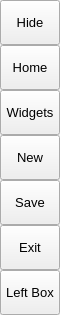
        <widget class="QFrame" name="leftMenuBg">
         <property name="minimumSize">
          <size>
           <width>60</width>
           <height>0</height>
          </size>
         </property>
         <property name="maximumSize">
          <size>
           <width>60</width>
           <height>16777215</height>
          </size>
         </property>
         <property name="frameShape">
          <enum>QFrame::Shape::NoFrame</enum>
         </property>
         <property name="frameShadow">
          <enum>QFrame::Shadow::Raised</enum>
         </property>
         <layout class="QVBoxLayout" name="verticalLayout_3">
          <property name="spacing">
           <number>0</number>
          </property>
          <property name="leftMargin">
           <number>0</number>
          </property>
          <property name="topMargin">
           <number>0</number>
          </property>
          <property name="rightMargin">
           <number>0</number>
          </property>
          <property name="bottomMargin">
           <number>0</number>
          </property>
          <item>
           <widget class="QFrame" name="leftMenuFrame">
            <property name="frameShape">
             <enum>QFrame::Shape::NoFrame</enum>
            </property>
            <property name="frameShadow">
             <enum>QFrame::Shadow::Raised</enum>
            </property>
            <layout class="QVBoxLayout" name="verticalMenuLayout">
             <property name="spacing">
              <number>0</number>
             </property>
             <property name="leftMargin">
              <number>0</number>
             </property>
             <property name="topMargin">
              <number>0</number>
             </property>
             <property name="rightMargin">
              <number>0</number>
             </property>
             <property name="bottomMargin">
              <number>0</number>
             </property>
             <item>
              <widget class="QFrame" name="toggleBox">
               <property name="maximumSize">
                <size>
                 <width>16777215</width>
                 <height>45</height>
                </size>
               </property>
               <property name="frameShape">
                <enum>QFrame::Shape::NoFrame</enum>
               </property>
               <property name="frameShadow">
                <enum>QFrame::Shadow::Raised</enum>
               </property>
               <layout class="QVBoxLayout" name="verticalLayout_4">
                <property name="spacing">
                 <number>0</number>
                </property>
                <property name="leftMargin">
                 <number>0</number>
                </property>
                <property name="topMargin">
                 <number>0</number>
                </property>
                <property name="rightMargin">
                 <number>0</number>
                </property>
                <property name="bottomMargin">
                 <number>0</number>
                </property>
                <item>
                 <widget class="QPushButton" name="toggleButton">
                  <property name="sizePolicy">
                   <sizepolicy hsizetype="Expanding" vsizetype="Fixed">
                    <horstretch>0</horstretch>
                    <verstretch>0</verstretch>
                   </sizepolicy>
                  </property>
                  <property name="minimumSize">
                   <size>
                    <width>0</width>
                    <height>45</height>
                   </size>
                  </property>
                  <property name="font">
                   <font>
                    <family>Segoe UI</family>
                    <pointsize>10</pointsize>
                    <italic>false</italic>
                    <bold>false</bold>
                   </font>
                  </property>
                  <property name="cursor">
                   <cursorShape>PointingHandCursor</cursorShape>
                  </property>
                  <property name="layoutDirection">
                   <enum>Qt::LayoutDirection::LeftToRight</enum>
                  </property>
                  <property name="styleSheet">
                   <string notr="true">background-image: url(:/icons/images/icons/icon_menu.png);</string>
                  </property>
                  <property name="text">
                   <string>Hide</string>
                  </property>
                 </widget>
                </item>
               </layout>
              </widget>
             </item>
             <item alignment="Qt::AlignmentFlag::AlignTop">
              <widget class="QFrame" name="topMenu">
               <property name="frameShape">
                <enum>QFrame::Shape::NoFrame</enum>
               </property>
               <property name="frameShadow">
                <enum>QFrame::Shadow::Raised</enum>
               </property>
               <layout class="QVBoxLayout" name="verticalLayout_8">
                <property name="spacing">
                 <number>0</number>
                </property>
                <property name="leftMargin">
                 <number>0</number>
                </property>
                <property name="topMargin">
                 <number>0</number>
                </property>
                <property name="rightMargin">
                 <number>0</number>
                </property>
                <property name="bottomMargin">
                 <number>0</number>
                </property>
                <item>
                 <widget class="QPushButton" name="btn_home">
                  <property name="sizePolicy">
                   <sizepolicy hsizetype="Expanding" vsizetype="Fixed">
                    <horstretch>0</horstretch>
                    <verstretch>0</verstretch>
                   </sizepolicy>
                  </property>
                  <property name="minimumSize">
                   <size>
                    <width>0</width>
                    <height>45</height>
                   </size>
                  </property>
                  <property name="font">
                   <font>
                    <family>Segoe UI</family>
                    <pointsize>10</pointsize>
                    <italic>false</italic>
                    <bold>false</bold>
                   </font>
                  </property>
                  <property name="cursor">
                   <cursorShape>PointingHandCursor</cursorShape>
                  </property>
                  <property name="layoutDirection">
                   <enum>Qt::LayoutDirection::LeftToRight</enum>
                  </property>
                  <property name="styleSheet">
                   <string notr="true">background-image: url(:/icons/images/icons/cil-home.png);</string>
                  </property>
                  <property name="text">
                   <string>Home</string>
                  </property>
                 </widget>
                </item>
                <item>
                 <widget class="QPushButton" name="btn_widgets">
                  <property name="sizePolicy">
                   <sizepolicy hsizetype="Expanding" vsizetype="Fixed">
                    <horstretch>0</horstretch>
                    <verstretch>0</verstretch>
                   </sizepolicy>
                  </property>
                  <property name="minimumSize">
                   <size>
                    <width>0</width>
                    <height>45</height>
                   </size>
                  </property>
                  <property name="font">
                   <font>
                    <family>Segoe UI</family>
                    <pointsize>10</pointsize>
                    <italic>false</italic>
                    <bold>false</bold>
                   </font>
                  </property>
                  <property name="cursor">
                   <cursorShape>PointingHandCursor</cursorShape>
                  </property>
                  <property name="layoutDirection">
                   <enum>Qt::LayoutDirection::LeftToRight</enum>
                  </property>
                  <property name="styleSheet">
                   <string notr="true">background-image: url(:/icons/images/icons/cil-gamepad.png);</string>
                  </property>
                  <property name="text">
                   <string>Widgets</string>
                  </property>
                 </widget>
                </item>
                <item>
                 <widget class="QPushButton" name="btn_new">
                  <property name="sizePolicy">
                   <sizepolicy hsizetype="Expanding" vsizetype="Fixed">
                    <horstretch>0</horstretch>
                    <verstretch>0</verstretch>
                   </sizepolicy>
                  </property>
                  <property name="minimumSize">
                   <size>
                    <width>0</width>
                    <height>45</height>
                   </size>
                  </property>
                  <property name="font">
                   <font>
                    <family>Segoe UI</family>
                    <pointsize>10</pointsize>
                    <italic>false</italic>
                    <bold>false</bold>
                   </font>
                  </property>
                  <property name="cursor">
                   <cursorShape>PointingHandCursor</cursorShape>
                  </property>
                  <property name="layoutDirection">
                   <enum>Qt::LayoutDirection::LeftToRight</enum>
                  </property>
                  <property name="styleSheet">
                   <string notr="true">background-image: url(:/icons/images/icons/cil-file.png);</string>
                  </property>
                  <property name="text">
                   <string>New</string>
                  </property>
                 </widget>
                </item>
                <item>
                 <widget class="QPushButton" name="btn_save">
                  <property name="sizePolicy">
                   <sizepolicy hsizetype="Expanding" vsizetype="Fixed">
                    <horstretch>0</horstretch>
                    <verstretch>0</verstretch>
                   </sizepolicy>
                  </property>
                  <property name="minimumSize">
                   <size>
                    <width>0</width>
                    <height>45</height>
                   </size>
                  </property>
                  <property name="font">
                   <font>
                    <family>Segoe UI</family>
                    <pointsize>10</pointsize>
                    <italic>false</italic>
                    <bold>false</bold>
                   </font>
                  </property>
                  <property name="cursor">
                   <cursorShape>PointingHandCursor</cursorShape>
                  </property>
                  <property name="layoutDirection">
                   <enum>Qt::LayoutDirection::LeftToRight</enum>
                  </property>
                  <property name="styleSheet">
                   <string notr="true">background-image: url(:/icons/images/icons/cil-save.png)</string>
                  </property>
                  <property name="text">
                   <string>Save</string>
                  </property>
                 </widget>
                </item>
                <item>
                 <widget class="QPushButton" name="btn_exit">
                  <property name="sizePolicy">
                   <sizepolicy hsizetype="Expanding" vsizetype="Fixed">
                    <horstretch>0</horstretch>
                    <verstretch>0</verstretch>
                   </sizepolicy>
                  </property>
                  <property name="minimumSize">
                   <size>
                    <width>0</width>
                    <height>45</height>
                   </size>
                  </property>
                  <property name="font">
                   <font>
                    <family>Segoe UI</family>
                    <pointsize>10</pointsize>
                    <italic>false</italic>
                    <bold>false</bold>
                   </font>
                  </property>
                  <property name="cursor">
                   <cursorShape>PointingHandCursor</cursorShape>
                  </property>
                  <property name="layoutDirection">
                   <enum>Qt::LayoutDirection::LeftToRight</enum>
                  </property>
                  <property name="styleSheet">
                   <string notr="true">background-image: url(:/icons/images/icons/cil-x.png);</string>
                  </property>
                  <property name="text">
                   <string>Exit</string>
                  </property>
                 </widget>
                </item>
               </layout>
              </widget>
             </item>
             <item alignment="Qt::AlignmentFlag::AlignBottom">
              <widget class="QFrame" name="bottomMenu">
               <property name="frameShape">
                <enum>QFrame::Shape::NoFrame</enum>
               </property>
               <property name="frameShadow">
                <enum>QFrame::Shadow::Raised</enum>
               </property>
               <layout class="QVBoxLayout" name="verticalLayout_9">
                <property name="spacing">
                 <number>0</number>
                </property>
                <property name="leftMargin">
                 <number>0</number>
                </property>
                <property name="topMargin">
                 <number>0</number>
                </property>
                <property name="rightMargin">
                 <number>0</number>
                </property>
                <property name="bottomMargin">
                 <number>0</number>
                </property>
                <item>
                 <widget class="QPushButton" name="toggleLeftBox">
                  <property name="sizePolicy">
                   <sizepolicy hsizetype="Expanding" vsizetype="Fixed">
                    <horstretch>0</horstretch>
                    <verstretch>0</verstretch>
                   </sizepolicy>
                  </property>
                  <property name="minimumSize">
                   <size>
                    <width>0</width>
                    <height>45</height>
                   </size>
                  </property>
                  <property name="font">
                   <font>
                    <family>Segoe UI</family>
                    <pointsize>10</pointsize>
                    <italic>false</italic>
                    <bold>false</bold>
                   </font>
                  </property>
                  <property name="cursor">
                   <cursorShape>PointingHandCursor</cursorShape>
                  </property>
                  <property name="layoutDirection">
                   <enum>Qt::LayoutDirection::LeftToRight</enum>
                  </property>
                  <property name="styleSheet">
                   <string notr="true">background-image: url(:/icons/images/icons/icon_settings.png);</string>
                  </property>
                  <property name="text">
                   <string>Left Box</string>
                  </property>
                 </widget>
                </item>
               </layout>
              </widget>
             </item>
            </layout>
           </widget>
          </item>
         </layout>
        </widget>
